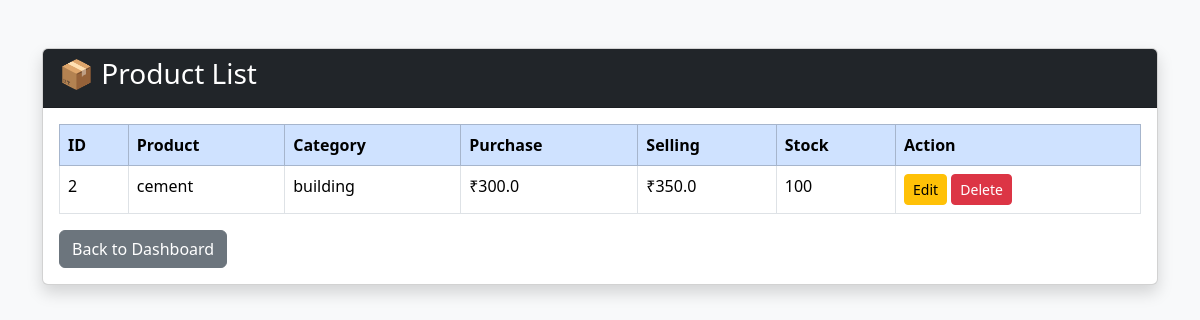
/view-products, run on an earlier commit of the app's database.
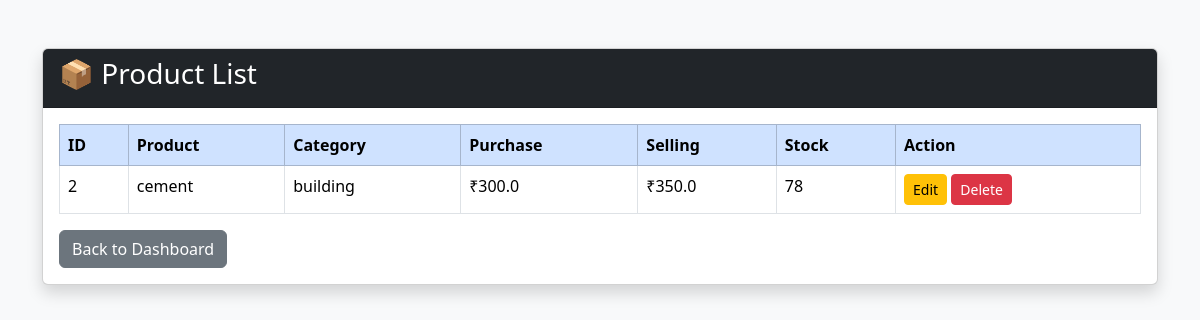
And on a later commit of the database.
### tables this page shows
CREATE TABLE products (
        id INTEGER PRIMARY KEY AUTOINCREMENT,
        product_name TEXT,
        category TEXT,
        purchase_price REAL,
        selling_price REAL,
        stock INTEGER
    );

### app.py (the view)
@app.route("/view-products")
def view_products():
    print("VIEW PRODUCTS ROUTE HIT")
    products = get_all_products()
    return render_template(
        "view_products.html",
        products=products
    )

### database/db.py (called while the page is built)
def get_all_products():
    conn = sqlite3.connect(DATABASE_NAME)
    cursor = conn.cursor()
    cursor.execute("SELECT * FROM products")
    rows = cursor.fetchall()
    conn.close()
    return rows

### templates/view_products.html (shortened to what this page needs)
<!DOCTYPE html>
<html lang="en">
<head>
    <link href="https://cdn.jsdelivr.net/npm/bootstrap@5.3.7/dist/css/bootstrap.min.css" rel="stylesheet">
</head>
<body class="bg-light">
<div class="container mt-5">
    <div class="card shadow">
        <div class="card-header bg-dark text-white">
            <h3>📦 Product List</h3>
        </div>
        <div class="card-body">
            <table class="table table-bordered table-hover">
                <thead class="table-primary">
                    <tr>
                        <th>ID</th>
                        <th>Product</th>
                        <th>Category</th>
                        <th>Purchase</th>
                        <th>Selling</th>
                        <th>Stock</th>
                        <th>Action</th>
                    </tr>
                </thead>
                <tbody>
                    {% for product in products %}
                    <tr>
                        <td>{{ product[0] }}</td>
                        <td>{{ product[1] }}</td>
                        <td>{{ product[2] }}</td>
                        <td>₹{{ product[3] }}</td>
                        <td>₹{{ product[4] }}</td>
                        <td>{{ product[5] }}</td>
                        <td>
                            <a href="/edit-product/{{ product[0] }}"
                               class="btn btn-warning btn-sm">
                               Edit
                            </a>
                            <a href="/delete-product/{{ product[0] }}"
                               class="btn btn-danger btn-sm">
                               Delete
                            </a>
                        </td>
                    </tr>
                    {% endfor %}
                </tbody>
            </table>
            <a href="/" class="btn btn-secondary">
                Back to Dashboard
            </a>
        </div>
    </div>
</div>
</body>
</html>

What changed in the data, as far as the page shows it:
changed products "cement": stock "100" → "78"
